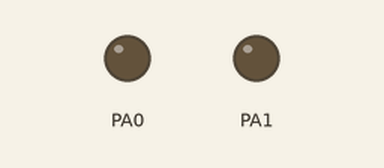
Recording of a program running on a simulated ATmega32, built with avr-gcc and emulated at 8 MHz. Shown: output pins drawn as LEDs (lit = HIGH).

Above: at 0.1 s.
At 0.6 s:
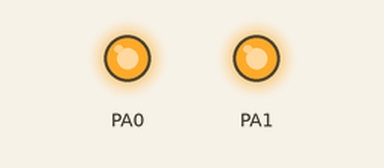
Timing chart, 0 to 2.1 s (numbered marks = the images above):
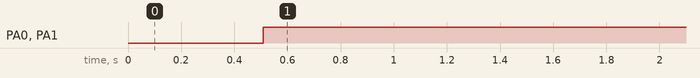

The program:

main.c
```c
/*
 * main.c
 *
 *  Created on: ??þ/??þ/????
 *      Author: Samier
 */

#include "../LIB/STD_TYPES.h"
#include "../MCAL/GIE/GIE_int.h"
#include "../MCAL/DIO/DIO_int.h"
#include "../MCAL/TIMERS/Timer_int.h"

void func(void)
{
	DIO_vWrtPinVal(DIO_PORTA,DIO_PIN0,DIO_HIGH);
	DIO_vWrtPinVal(DIO_PORTA,DIO_PIN1,DIO_HIGH);

}

void main (void)
{

	DIO_vWrtPinDir(DIO_PORTA,DIO_PIN0,DIO_OUTPUT);
	DIO_vWrtPinDir(DIO_PORTA,DIO_PIN1,DIO_OUTPUT);
	MTIMERS_VInt();
	//MTIMERS_VSetInterval(2000,func);
	MTIMERS_VSetInterval_CTC(2000,func,250);
	MGIE_vEnableGlobalInterrupt();

	while(1)
	{

	}
}
```

BIT_MATH.h
```c
/*
 * BIT_MATH.h
 *
 *  Created on: ??þ/??þ/????
 *      Author: Samier
 */

#ifndef LIB_BIT_MATH_H_
#define LIB_BIT_MATH_H_

#define _BIT_MATH_H_
#define SET_BIT(Reg, bitnum)       (Reg |=1<<bitnum)
#define CLR_BIT(Reg, bitnum)       (Reg &=~(1<<bitnum))
#define TOGGLE_BIT(Reg, bitnum)    (Reg ^=(1<<bitnum))
#define GET_BIT(Reg, bitnum)       ((Reg>>bitnum)& 0x01)
#define SET_BYTE(Reg,value)         ( Reg = value )
#define WRT_BIT(REG, BIT, VAL) ( (REG) = ( ( (REG) & (~(1<<(BIT))) ) | ( (VAL) << (BIT)  ) ) )


#endif /* LIB_BIT_MATH_H_ */
```

STD_TYPES.h
```c
/*
 * STD_TYPES.h
 *
 *  Created on: ??þ/??þ/????
 *      Author: Samier
 */

#ifndef LIB_STD_TYPES_H_
#define LIB_STD_TYPES_H_
typedef unsigned char u8;
typedef unsigned short int u16;
typedef unsigned int u32;
typedef unsigned long long int u64;

#define NULL  ((void*)0)

#endif /* LIB_STD_TYPES_H_ */
```

DIO_int.h
```c
/*
 * DIO_int.h
 *
 *  Created on: ??þ/??þ/????
 *      Author: Samier
 */

#ifndef MCAL_DIO_INT_H_
#define MCAL_DIO_INT_H_


#define DIO_PORTA 0
#define DIO_PORTB 1
#define DIO_PORTC 2
#define DIO_PORTD 3

#define DIO_PIN0 0
#define DIO_PIN1 1
#define DIO_PIN2 2
#define DIO_PIN3 3
#define DIO_PIN4 4
#define DIO_PIN5 5
#define DIO_PIN6 6
#define DIO_PIN7 7

 #define DIO_INPUT 0
 #define DIO_OUTPUT 1

 #define DIO_LOW 0
 #define DIO_HIGH 1


void DIO_vWrtPinDir(u8 A_u8PortNo,u8 A_u8PinNo,u8 A_u8PinDir);
void DIO_vWrtPinVal(u8 A_u8PortNo,u8 A_u8PinNo,u8 A_u8PinVal);
u8 DIO_u8GetPinVal(u8 A_u8PortNo,u8 A_u8PinNo);

void DIO_vWrtPortDir(u8 A_u8PortNo,u8 A_u8PortDir);
void DIO_vWrtPortVal(u8 A_u8PortNo,u8 A_u8PortVal);


#endif /* MCAL_DIO_INT_H_ */
```

DIO_prg.c
```c
/*
 * DIO_prg.c
 *
 *  Created on: ??þ/??þ/????
 *      Author: Samier
 */

#include"../../LIB/BIT_MATH.h"
#include "../../LIB/STD_TYPES.h"
#include "DIO_int.h"
#include "DIO_prv.h"


void DIO_vWrtPinDir(u8 A_u8PortNo, u8 A_u8PinNo, u8 A_u8PinDir)
{
    switch(A_u8PortNo)
    {
    case DIO_PORTA: WRT_BIT(DDRA,A_u8PinNo,A_u8PinDir); break;
	case DIO_PORTB: WRT_BIT(DDRB,A_u8PinNo,A_u8PinDir); break;
	case DIO_PORTC: WRT_BIT(DDRC,A_u8PinNo,A_u8PinDir); break;
	case DIO_PORTD: WRT_BIT(DDRD,A_u8PinNo,A_u8PinDir); break;
	//default : error break;
    }
}


void DIO_vWrtPinVal(u8 A_u8PortNo,u8 A_u8PinNo,u8 A_u8PinVal)
{
	 switch(A_u8PortNo)
	    {
	    case DIO_PORTA: WRT_BIT(PORTA,A_u8PinNo,A_u8PinVal); break;
		case DIO_PORTB: WRT_BIT(PORTB,A_u8PinNo,A_u8PinVal); break;
		case DIO_PORTC: WRT_BIT(PORTC,A_u8PinNo,A_u8PinVal); break;
		case DIO_PORTD: WRT_BIT(PORTD,A_u8PinNo,A_u8PinVal); break;
		//default : error break;
	    }
}


u8 DIO_u8GetPinVal(u8 A_u8PortNo,u8 A_u8PinNo)
{

	u8 L_u8PinValue;
	 switch(A_u8PortNo)
		    {
		    case DIO_PORTA:L_u8PinValue=GET_BIT(PINA,A_u8PinNo); break;
			case DIO_PORTB:L_u8PinValue=GET_BIT(PINB,A_u8PinNo); break;
			case DIO_PORTC:L_u8PinValue=GET_BIT(PINC,A_u8PinNo); break;
			case DIO_PORTD:L_u8PinValue=GET_BIT(PIND,A_u8PinNo); break;
			//default : error break;
		    }
				return L_u8PinValue;

}


void DIO_vWrtPortDir(u8 A_u8PortNo,u8 A_u8PortDir)
{

	switch(A_u8PortNo)
	{
	         case DIO_PORTA:DDRA=A_u8PortDir;  break;
	         case DIO_PORTB:DDRB=A_u8PortDir;  break;
             case DIO_PORTC:DDRC=A_u8PortDir;  break;
	         case DIO_PORTD:DDRD=A_u8PortDir;  break;
	         //default : error break;

	}


}

void DIO_vWrtPortVal(u8 A_u8PortNo,u8 A_u8PortVal)
{
	switch(A_u8PortNo)
		{
		         case DIO_PORTA:PORTA=A_u8PortVal;  break;
		         case DIO_PORTB:PORTB=A_u8PortVal;  break;
	             case DIO_PORTC:PORTC=A_u8PortVal;  break;
		         case DIO_PORTD:PORTD=A_u8PortVal;  break;
		         //default : error break;

		}

}
```

DIO_prv.h
```c
/*
 * DIO_prv.h
 *
 *  Created on: ??þ/??þ/????
 *      Author: Samier
 */

#ifndef MCAL_DIO_DIO_PRV_H_
#define MCAL_DIO_DIO_PRV_H_

#define PIND   *((volatile u8 *)(0x30))
#define DDRD   *(( u8 *)(0x31))
#define PORTD  *(( u8 *)(0x32))

#define PINC    *((volatile u8 *)(0x33))
#define DDRC    *(( u8 *)(0x34))
#define PORTC   *(( u8 *)(0x35))

#define PINB    *((volatile u8 *)(0x36))
#define DDRB    *(( u8 *)(0x37))
#define PORTB   *(( u8 *)(0x38))

#define PINA    *((volatile u8 *)(0x39))
#define DDRA    *(( u8 *)(0x3A))
#define PORTA   *(( u8 *)(0x3B))


#endif /* MCAL_DIO_DIO_PRV_H_ */
```

GIE_int.h
```c
/*
 * GIE_int.h
 *
 *  Created on: Jun 2, 2022
 *      Author: mazen
 */

#ifndef MCAL_GIE_GIE_INT_H_
#define MCAL_GIE_GIE_INT_H_


void MGIE_vEnableGlobalInterrupt(void);
void MGIE_vDisableGlobalInterrupt(void);


#endif /* MCAL_GIE_GIE_INT_H_ */
```

GIE_prg.c
```c
/*
 * GIE_prg.c
 *
 *  Created on: Jun 2, 2022
 *      Author: mazen
 */


#include "../../LIB/STD_TYPES.h"
#include "../../LIB/BIT_MATH.h"

#include <avr/io.h>

#include "GIE_int.h"


void MGIE_vEnableGlobalInterrupt(void)
{
	SET_BIT(SREG, 7);
}

void MGIE_vDisableGlobalInterrupt(void)
{
	CLR_BIT(SREG, 7);
}
```

Timer_cfg.h
```c
/*
 * Timer_cfg.h
 *
 *  Created on: ??þ/??þ/????
 *      Author: Samier
 */

#ifndef MCAL_TIMER_CFG_H_
#define MCAL_TIMER_CFG_H_
/////////////////////////Timer0_Configuration/////////////////////////
#define Timer0_operation Enable

/////////////////////////Timer1_Configuration/////////////////////////
#define Timer1_operation Disable

/////////////////////////Timer2_Configuration/////////////////////////
#define Timer2_operation Disable


/*1-Timer0 Mode Selection
 * Selection 1: Normal_Mode
 * Selection 2: PWM_Mode
 * Selection 3: CTC_Mode
 * Selection 4: FPWM_Mode
 * */
#define Timer0_Mode_Selection  CTC_Mode

#endif /* MCAL_TIMER_CFG_H_ */
```

Timer_int.h
```c
/*
 * Timer_int.h
 *
 *  Created on: ??þ/??þ/????
 *      Author: Samier
 */

#ifndef MCAL_TIMER_INT_H_
#define MCAL_TIMER_INT_H_

#define Timer0ID    (1)
#define Timer1ID    (2)
#define Timer2ID    (3)

void MTIMERS_VInt(void);
void MTIMERS_VSetPreLoad(u16 A_u16PerLoadValue);
u8 MTIMERS_VStart(/*TimerID*/ u8 A_u8TimerID);
u8 MTIMERS_VStop(/*TimerID*/u8 A_u8TimerID);
u8 MTIMERS_VSetInterval(u16 A_u16Counts, void (*A_ptr)(void));
u8 MTIMERS_VSetInterval_CTC(u16 A_u16Counts, void (*A_ptr)(void), u16 A_CompareValue);


#endif /* MCAL_TIMER_INT_H_ */
```

Timer_prg.c
```c
/*
 * Timer_prg.c
 *
 *  Created on: ??þ/??þ/????
 *      Author: Samier
 */

#include "../../LIB/BIT_MATH.h"
#include "../../LIB/STD_TYPES.h"

#include "Timer_int.h"
#include "Timer_prv.h"
#include "Timer_cfg.h"

static volatile void (*TIM0_CallBack_Ptr)(void);
static volatile void (*TIM0_CTC_CallBack_Ptr)(void);
volatile u16 G_u16Counts;

void MTIMERS_VInt(void)
{
	//1- Timer Mode Selection
#if Timer0_operation==Enable
        #if Timer0_Mode_Selection == CTC_Mode
	      SET_BIT(TCCR0,WGM00);
	      CLR_BIT(TCCR0,WGM01);

	   	SET_BIT(TIMSK,OCIE0);
        #elif Timer0_Mode_Selection == Normal_Mode
	      CLR_BIT(TCCR0,WGM00);
	      CLR_BIT(TCCR0,WGM01);

	  	SET_BIT(TIMSK,TOIE0);
        #elif Timer0_Mode_Selection == PWM_Mode
	      CLR_BIT(TCCR0,WGM00);
	      SET_BIT(TCCR0,WGM01);
        #elif Timer0_Mode_Selection == FPWM_Mode
	      SET_BIT(TCCR0,WGM00);
	      SET_BIT(TCCR0,WGM01);
        #else
        #error  "Please select A valid timer mode"
        #endif
#endif

#if Timer1_operation==Enable

#endif

#if Timer2_operation==Enable

#endif

	//3- Compare Match
	CLR_BIT(TCCR0,FOC0);

	//3- Interuupt Enable

}


u8 MTIMERS_VSetInterval(u16 A_u16Counts, void (*A_ptr)(void))
{
	if(A_ptr != NULL)
	{
	//1- Assign wanted Values to the Global variables to be used in ISR
	    G_u16Counts=A_u16Counts;
     	TIM0_CallBack_Ptr=A_ptr;
	    //2-Start Timer
	    TCCR0 = TCCR0 & (PRE_Mask);
	    TCCR0 = TCCR0 | (Prescaler8);
       return ok;
	}
	else
	{
		return NotOk;
	}

}

u8 MTIMERS_VSetInterval_CTC(u16 A_u16Counts, void (*A_ptr)(void), u16 A_CompareValue)
{
	if(A_ptr != NULL)
	{
	//1- Assign wanted Values to the Global variables to be used in ISR
    G_u16Counts=A_u16Counts;
    TIM0_CTC_CallBack_Ptr=A_ptr;
     OCR0=A_CompareValue;
    //2-Start Timer
    TCCR0 = TCCR0 & (PRE_Mask);
    TCCR0 = TCCR0 | (Prescaler8);

    return ok;
	}
	else
	{
		return NotOk;
	}
}
void MTIMERS_VSetPreLoad(u16 A_u16PerLoadValue)
{
    TCNT0 = A_u16PerLoadValue;
}

u8 MTIMERS_VStart(u8 A_u8TimerID)
{
  if(A_u8TimerID <= 3)
  {
	switch(A_u8TimerID)
	{
	case Timer0ID :TCCR0 = TCCR0 & (PRE_Mask);
	               TCCR0 = TCCR0 | (Prescaler8);
	               break;
	case Timer1ID:  /**/ break;
	case Timer2ID:  /**/ break;
	}
	return ok;
   }
  else
  {
	  return NotOk;
  }
}


u8 MTIMERS_VStop(u8 A_u8TimerID)
{
	  if(A_u8TimerID <= 3)
	  {
		switch(A_u8TimerID)
		{
		case Timer0ID :	TCCR0 = TCCR0 & (PRE_Mask);
		                TCCR0 = TCCR0 | (N0_CLK);
		               break;
		case Timer1ID:  /**/ break;
		case Timer2ID:  /**/ break;
		}
		return ok;
	   }
	  else
	  {
		  return NotOk;
	  }


}

//Timer0 overflow ISR
void __vector_11(void) __attribute__((signal));
void __vector_11(void)
{
	static u16 L_u16Counts=0; //Represent numbers of ovf. actually happened
	L_u16Counts++;

	if(L_u16Counts == G_u16Counts) // check if the actual ovf equal the required ones
	{
		if(TIM0_CallBack_Ptr != NULL)
		{
			TIM0_CallBack_Ptr();  //Take your action
			L_u16Counts=0;
		}

	}

}

void __vector_10(void) __attribute__((signal));
void __vector_10(void)
{
	static u16 L_u16Counts=0; //Represent numbers of ovf. actually happened
		L_u16Counts++;

		if(L_u16Counts == G_u16Counts) // check if the actual ovf equal the required ones
		{
			if(TIM0_CTC_CallBack_Ptr != NULL)
			{
				TIM0_CTC_CallBack_Ptr(); //Take your action
				L_u16Counts=0;
			}

		}

}
```

Timer_prv.h
```c
/*
 * Timer_prv.h
 *
 *  Created on: ??þ/??þ/????
 *      Author: Samier
 */

#ifndef MCAL_TIMER_PRV_H_
#define MCAL_TIMER_PRV_H_
/***********************************************/
#define TCCR0  *((volatile  u8 *)0x53)
#define TCNT0  *((volatile  u8 *)0x52)
#define OCR0   *((volatile u8 *)0x5C)
#define TIMSK  *((volatile u8 *)0x59)
#define TIFR   *((volatile u8 *)0x58)

#define WGM01 (3)
#define WGM00 (6)
#define FOC0  (7)
/*******************TIMSK************************/

#define OCIE0 (1)
#define TOIE0 (0)

/********************TIFR***********************/

#define OCF0 (1)
#define TOV0 (0)

/*********************************************/

#define ok             (1)
#define NotOk          (0)
#define Enable         (1)
#define Disable        (0)

#define Normal_Mode    (10)
#define PWM_Mode       (1)
#define CTC_Mode       (2)
#define FPWM_Mode      (3)

#define PRE_Mask       (0b11111000)
#define N0_CLK         (0b000)
#define Prescaler1     (0b001)
#define Prescaler8     (0b010)

#endif /* MCAL_TIMER_PRV_H_ */
```

Measured:
- by itself, PA0, PA1: LOW → HIGH at 0.51 s
